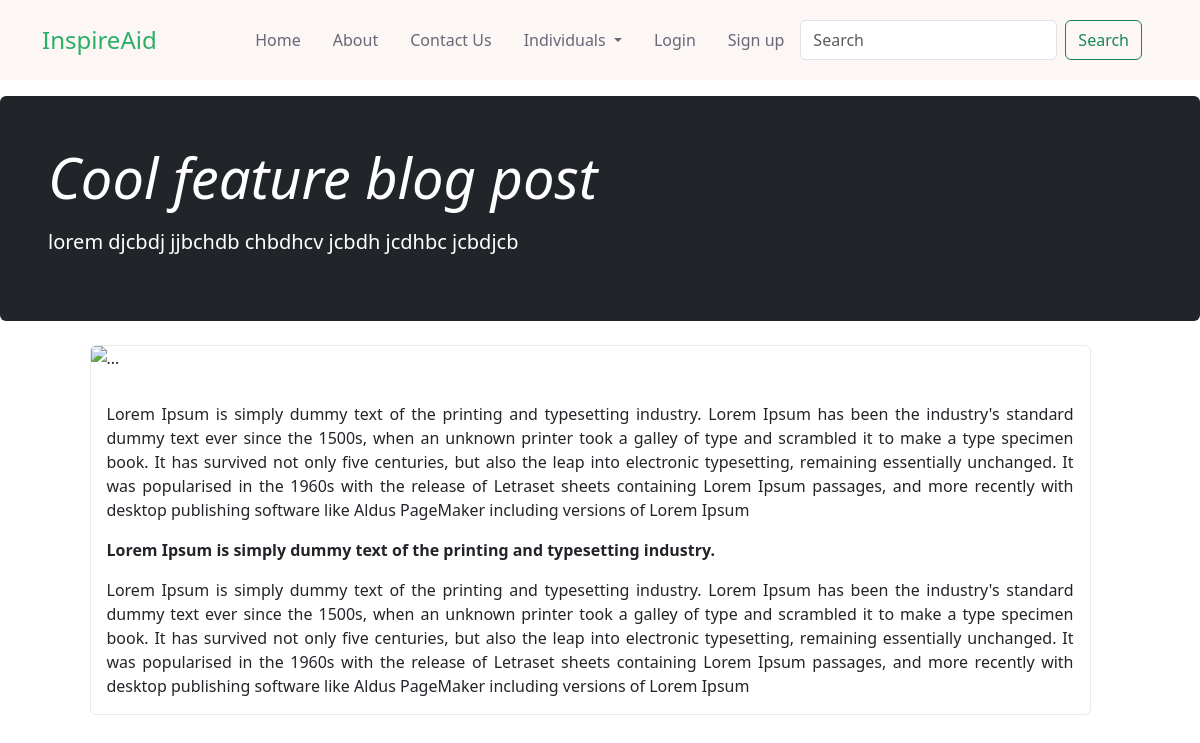
The page /blog/this-is-test-blog-suyasha/ on the database as committed earlier.
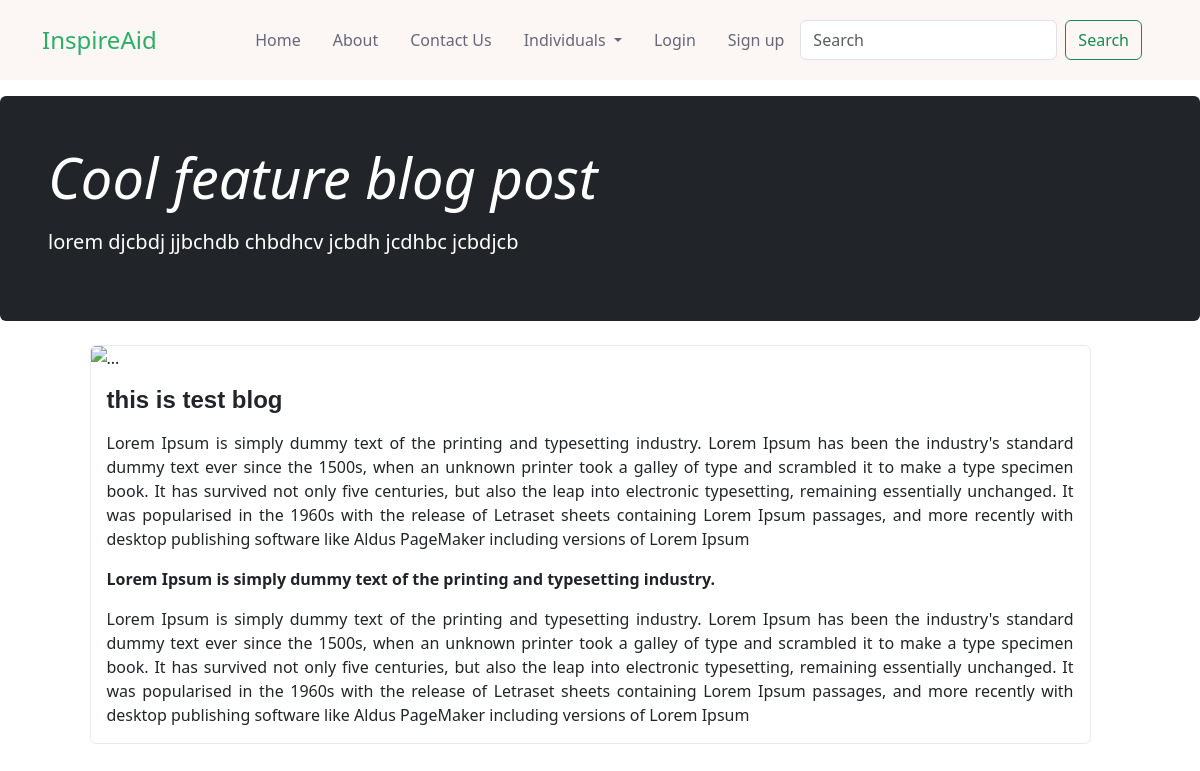
The same page on the database as committed later.
### blog/models.py (models this page shows, shortened)
class Post(models.Model):
    sno = models.AutoField(primary_key=True)
    title=models.CharField(max_length=255)
    content=models.TextField()
    author=models.CharField(max_length=13)
    slug=models.CharField(max_length=130,unique=True, blank=True)
    timestamp=models.DateTimeField(auto_now_add=True, blank=True)

### blog/views.py (the view)
# urls.py: path('<str:slug>/',views.blogpost, name='blogpost'),
def blogpost(request, slug):
    post= Post.objects.filter (slug=slug).first()
    context={'post': post}
    return render(request,'blog/blogPost.html',context)

### templates/blog/blogPost.html (shortened to what this page needs)
{% extends "base.html" %}
{% block extrastyles %}
    {% load static %}
    <link rel="stylesheet" type="text/css" href="{% static 'blogPost.css' %}">
{% endblock extrastyles %}
{% block body %}
<div style="margin-top: 8%;">
<div class="p-4 p-md-5 mb-4 text-white bg-dark rounded " >
    <div class="col-md-6 px-0">
        <h1 class="display-4 fst-italic"> Cool feature blog post</h1>
        <p class="lead my-3">lorem djcbdj jjbchdb chbdhcv jcbdh jcdhbc jcbdjcb</p>
    </div>
</div>
</div>
<section class="blog-section blog-detail ">
    <div class="container">
        <div class="row ">
            <div class="col-xl-11 mx-auto">
                <div class="card blog-box">
                    <img src="#" class="card-img-top" alt="...">
                    <div class="card-body">
                        <h5 class="card-title">{{post.title}}</h5>
                        <div class="blog-desc">
                            <p class="card-text">Lorem Ipsum is simply dummy text of the printing and typesetting industry. Lorem Ipsum has been the industry's standard dummy text ever since the 1500s, when an unknown printer took a galley of type and scrambled it to make a type specimen book. It has survived not only five centuries, but also the leap into electronic typesetting, remaining essentially unchanged. It was popularised in the 1960s with the release of Letraset sheets containing Lorem Ipsum passages, and more recently with desktop publishing software like Aldus PageMaker including versions of Lorem Ipsum</p>
                            <p><strong>Lorem Ipsum is simply dummy text of the printing and typesetting industry. </strong></p>
                            <p class="card-text">Lorem Ipsum is simply dummy text of the printing and typesetting industry. Lorem Ipsum has been the industry's standard dummy text ever since the 1500s, when an unknown printer took a galley of type and scrambled it to make a type specimen book. It has survived not only five centuries, but also the leap into electronic typesetting, remaining essentially unchanged. It was popularised in the 1960s with the release of Letraset sheets containing Lorem Ipsum passages, and more recently with desktop publishing software like Aldus PageMaker including versions of Lorem Ipsum</p>
                        </div>
                    </div>
                </div>
            </div>
            </div>
        </div>
</section>
{% endblock body %}

Rows that differ between the two databases and show on the page:
added Post: title "this is test blog"
